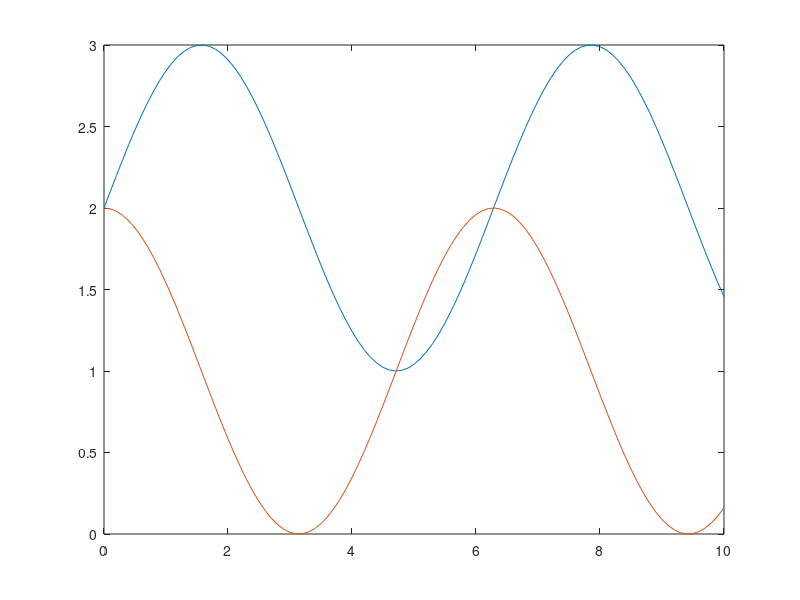

This chart was generated by the following MATLAB code:
x=0:0.1:10;
y=[sin(x)+2;cos(x)+1];
plot(x,y)

% x=0:0.1:10;
% y1=sin(x)+2;
% y2=cos(x)+1;
% plot(x,[y1;y2])

% x=0:0.1:10;
% y1=sin(x)+2;
% y2=cos(x)+1;
% plot(x,y1)
% hold on
% plot(x,y2)
